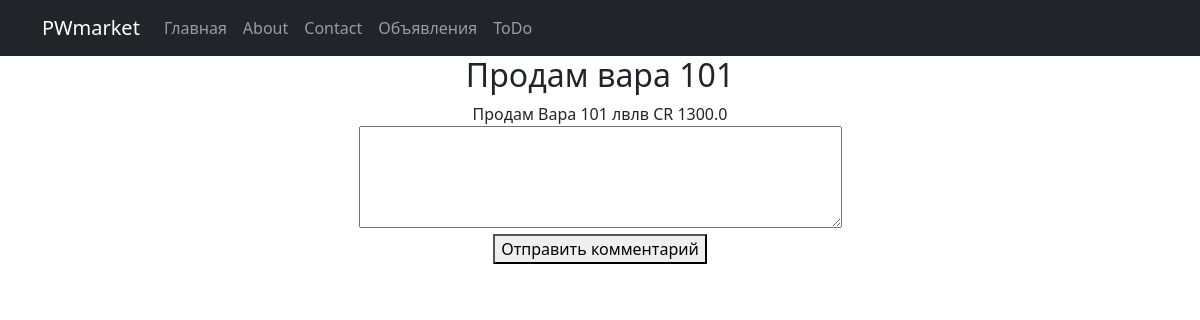
/lots/2, run on the app's committed database.
### market/models.py (models this page shows, shortened)
class Lots(models.Model):
    lots_user = models.ForeignKey("SiteUser", on_delete=models.CASCADE)
    CHARACTER = 'CR'
    MONEY = 'MN'
    THINGS = 'TN'
    SERVICES = 'SV'
    CATEGORY_CHOICES = (
        (CHARACTER, 'Персонаж'),
        (MONEY, 'Юани'),
        (THINGS, 'Предметы'),
        (SERVICES, 'Услуги')
    )
    category_choice = models.CharField(max_length=2, choices=CATEGORY_CHOICES)
    time_creation = models.DateTimeField(auto_created=True)
    title = models.CharField(max_length=24)
    description = models.TextField()
    price = models.FloatField(default=0.0)

### market/views.py (the view, shortened to what this page needs)
# urls.py: path('<int:pk>', LotsDetail.as_view()),
class LotsDetail(DetailView):
    model = Lots
    template_name = "lot.html"
    context_object_name = "lot"
    def get_context_data(self, **kwargs):
        context = super().get_context_data(**kwargs)
        context['reply_form'] = ReplyForm()
        return context

### market/forms.py
class ReplyForm(forms.ModelForm):
    class Meta:
        model = Reply
        fields = ['text']

### templates/lot.html (shortened to what this page needs)
{% extends 'flatpages/default.html' %}
{% block content %}
      <tr>
        <td><h2>{{ lot.title}}</h2></td>
    </tr>
    <tr>
        <td>{{ lot.description|truncatewords:5 }}</td>
    </tr>
    <tr>
        <td>{{ lot.category_choice }}</td>
    </tr>
    <tr>
        <td>{{ lot.price }}</td>
    </tr>
    <form method="post">
        <textarea name="text" rows="4" cols="50"></textarea><br>
        <button type="submit">Отправить комментарий</button>
    </form>
{% endblock content %}

### data on the page
Lots: title "Продам вара 101", description "Продам Вара 101 лвлв", category_choice "CR", price "1300.0"
